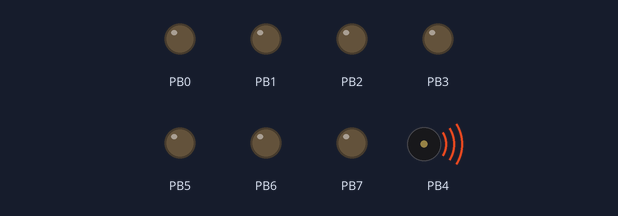
Recording of a program running on a simulated ATmega2560, built with avr-gcc and emulated at 16 MHz. On the bench: output pins drawn as LEDs (lit = HIGH), buzzer (waves = sounding). Pins used as bus, display or sensor lines are not drawn.

Above: at 0.2 s.
Timing chart, 0 to 3.0 s (numbered marks = the images above):
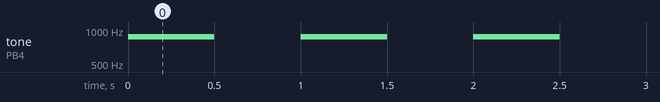

The program:

main.c
```c
/*
 * Beeper_atmega.c
 *
 * Created: 21-3-2019 16:31:02
 * Author : mgjho
 */

#define F_CPU 16000000
#define BAUD 9600
#define BRC ((F_CPU/16/baud) -1 )

#include <avr/io.h>
#include <stdio.h>
#include <stdlib.h>
#include <stdbool.h>
#include <avr/interrupt.h>
#include <util/delay.h>

void pieper_aan();
void pieper_uit();

int main(void)
{
	sei();
	pieper_aan();

	while (1)
	{

	}
}

void pieper_aan(){
	DDRB = 0xFF; // PORTB op output instellen, PB4 (pin10) is een OCRA pin

	//Instellen van de timer2 voor de frequentie/toonhoogte:
	TCCR2A = (1<<COM2A0)| (1<<WGM21); //set oc2a on compare match | WGM on ctc mode
	TCCR2B = (1<<CS22) | (1<<CS21) | (1<<CS20); // Stelt de prescaler in op 1024. Dan moet de OCA op 15.
	OCR2A = 8; // OUtput compare ingesteld op

	// Instellen van de 16bit timer3
	TCCR3A = (1<<COM3A1) | (1<<COM3A0) ;
	TCCR3B = (1<<CS32) | (1<<WGM32); // Prescaler op 256
	OCR3A = 31250; // Output compare on 31250 (500ms)
	TIMSK3 = (1<<OCIE3A);
}

void pieper_uit(){
	TCCR2B = (1<<CS00); // uitzetten prescalers en dus timers
	TCCR3B= (1<<CS00);
}

ISR(TIMER3_COMPA_vect){
		static bool aan = true;
		static bool temp = true;

	if (aan&&temp){
		TCCR2B = (1<<CS00);
		aan=!aan;
	}
	if (!aan&&!temp){
		TCCR2B = (1<<CS22) | (1<<CS21) | (1<<CS20);
		aan=!aan;
	}
	temp=!temp;
}
```

Measured:
- by itself, tone on PB4: alternates 868 Hz for 0.50 s and silent for 0.50 s
